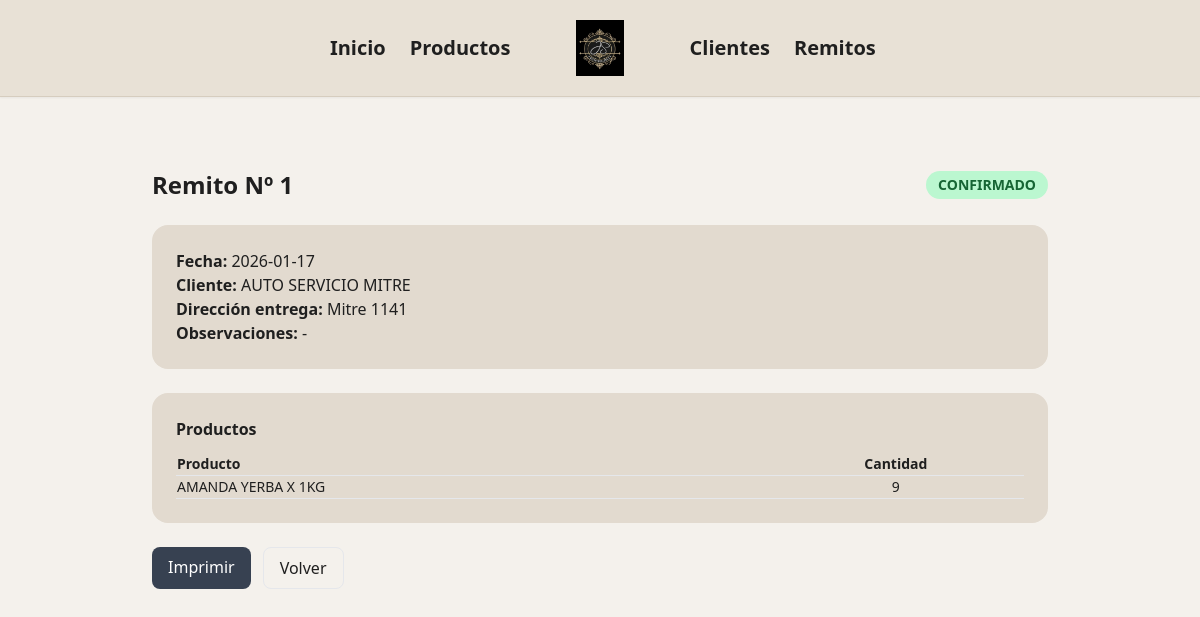
The page /remitos/1 on the database its author committed.
### jsdistribucionesapp/remitos/models.py (models this page shows)
class Remito(db.Model):
    __tablename__ = "remitos"
    rid = db.Column(db.Integer, primary_key = True)
    fecha = db.Column(db.Date, default=date.today)
    direccion_entrega = db.Column(db.String(200))
    observaciones = db.Column(db.Text)
    estado = db.Column(db.String(20), default="BORRADOR", nullable=False)
    cliente_id = db.Column(
        db.Integer,
        db.ForeignKey('clientes.cid'),
        nullable=False
    )
    items = db.relationship(
    'Remito_item',
    backref='remito',
    cascade='all, delete-orphan'
    )
    cliente = db.relationship('Cliente')

### jsdistribucionesapp/clientes/models.py (models this page shows)
class Cliente(db.Model):
    __tablename__ = 'clientes'
    cid = db.Column(db.Integer, primary_key=True)
    nombre = db.Column(db.String, nullable=False)
    direccion = db.Column(db.String)
    telefono = db.Column(db.String, nullable=False)
    email = db.Column(db.String)
    cuit = db.Column(db.String)
    activo = db.Column(db.Boolean, default=True)

### jsdistribucionesapp/remito_item/models.py (models this page shows)
class Remito_item(db.Model):
    __tablename__ = 'remito_items'
    id = db.Column(db.Integer, primary_key=True)
    remito_id = db.Column(
        db.Integer,
        db.ForeignKey('remitos.rid'),
        nullable=False
    )
    producto_id = db.Column(
        db.Integer,
        db.ForeignKey('productos.pid'),
        nullable=False
    )
    cantidad = db.Column(db.Integer, nullable=False)
    producto = db.relationship('Producto')

### jsdistribucionesapp/productos/models.py (models this page shows)
class Producto(db.Model):
    __tablename__ = 'productos'
    pid = db.Column(db.Integer, primary_key=True)
    nombre = db.Column(db.String, nullable=True)
    precio = db.Column(db.Float, nullable=False)
    stock = db.Column(db.Integer, default=0)
    departamento = db.Column(db.String)
    activo = db.Column(db.Boolean, default=True)

### jsdistribucionesapp/remitos/routes.py (the view)
@remitos.route('/<int:id>')
def ver(id):
    remito = (
        Remito.query
        .options(joinedload(Remito.cliente))
        .get_or_404(id)
    )
    return render_template('remitos/ver.html', remito=remito)

### jsdistribucionesapp/remitos/templates/remitos/ver.html (shortened to what this page needs)
{% extends "base.html" %}
{% block content %}
<div class="max-w-4xl mx-auto mt-6">
  <div class="flex justify-between items-center mb-6">
    <h1 class="text-2xl font-bold">
      Remito Nº {{ remito.rid }}
    </h1>
    <span class="px-3 py-1 rounded-full text-sm font-semibold
      {% if remito.estado == 'CONFIRMADO' %}
        bg-green-200 text-green-800
      {% else %}
        bg-yellow-200 text-yellow-800
      {% endif %}
    ">
      {{ remito.estado }}
    </span>
  </div>
  <div class="bg-[#E2DACF] p-6 rounded-2xl mb-6">
    <p><strong>Fecha:</strong> {{ remito.fecha }}</p>
    <p><strong>Cliente:</strong> {{ remito.cliente.nombre }}</p>
    <p><strong>Dirección entrega:</strong> {{ remito.direccion_entrega }}</p>
    <p><strong>Observaciones:</strong> {{ remito.observaciones or '-' }}</p>
  </div>
  <div class="bg-[#E2DACF] p-6 rounded-2xl mb-6">
    <h2 class="font-bold mb-3">Productos</h2>
    <table class="w-full text-sm">
      <thead>
        <tr class="border-b">
          <th class="text-left">Producto</th>
          <th>Cantidad</th>
        </tr>
      </thead>
      <tbody>
        {% for item in remito.items %}
        <tr class="border-b">
          <td>{{ item.producto.nombre }}</td>
          <td class="text-center">{{ item.cantidad }}</td>
        </tr>
        {% endfor %}
      </tbody>
    </table>
  </div>
  <div class="flex gap-3">
    <a href="{{ url_for('remitos.print', id=remito.rid) }}"
    target="_blank"
    class="bg-gray-700 text-white px-4 py-2 rounded-lg">
    Imprimir
  </a>
    <a href="{{ url_for('remitos.index') }}"
       class="px-4 py-2 rounded-lg border">
      Volver
    </a>
  </div>
</div>
{% endblock %}

### rows shown on the page
Remito: rid "1", estado "CONFIRMADO", fecha "2026-01-17", direccion_entrega "Mitre 1141", observaciones "-"
Cliente: cliente.nombre "AUTO SERVICIO MITRE"
Remito_item: producto.nombre "AMANDA YERBA X 1KG", cantidad "9"
